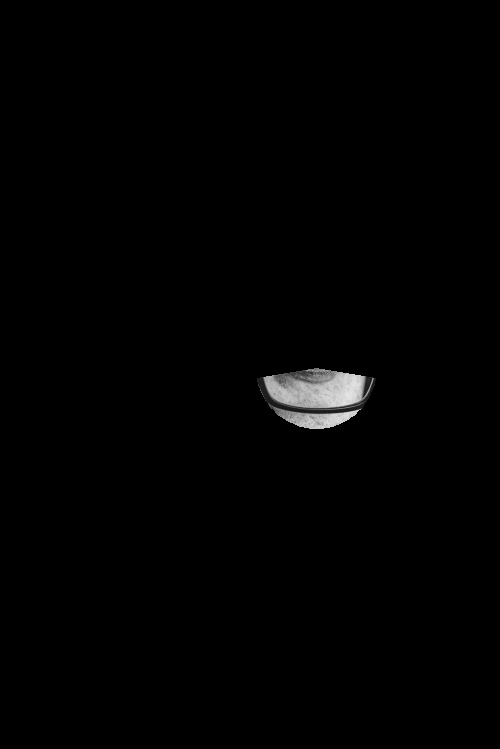
#> input picture k-mean/eye.jpg, 500 x 749 px
$ python k-mean.py
#> lines starting #> are read from the running program, lines starting #| are printed output that depends on the picture; after the words box and inside, x2 and y2 are one past the last pixel; in counts of white or black regions, pixels touching at a corner belong together
### k-mean/utils.py
# import the necessary packages
import numpy as np
import cv2
def centroid_histogram(clt):
	# grab the number of different clusters and create a histogram
	# based on the number of pixels assigned to each cluster
	numLabels = np.arange(0, len(np.unique(clt.labels_)) + 1)
	(hist, _) = np.histogram(clt.labels_, bins = numLabels)
	# normalize the histogram, such that it sums to one
	hist = hist.astype("float")
	hist /= hist.sum()
	# return the histogram
	return hist


def plot_colors(hist, centroids):
	# initialize the bar chart representing the relative frequency
	# of each of the colors
	bar = np.zeros((50, 300, 3), dtype = "uint8")
	startX = 0
	# loop over the percentage of each cluster and the color of
	# each cluster
	for (percent, color) in zip(hist, centroids):
		# plot the relative percentage of each cluster
		endX = startX + (percent * 300)
		cv2.rectangle(bar, (int(startX), 0), (int(endX), 50),
			color.astype("uint8").tolist(), -1)
		startX = endX

	# return the bar chart
	return bar


### k-mean/k-mean.py
# import the necessary packages
from sklearn.cluster import KMeans
import matplotlib.pyplot as plt
import argparse
import utils
import cv2

image = cv2.imread('eye.jpg')
#> image is the input picture: shape (749, 500, 3); min 0, max 229, mean 2
image = cv2.cvtColor(image, cv2.COLOR_BGR2RGB)
# show our image
plt.figure()
plt.axis("off")
plt.imshow(image)


image = image.reshape((image.shape[0] * image.shape[1], 3))

# cluster the pixel intensities
clt = KMeans(n_clusters = 2)
clt.fit(image)


# build a histogram of clusters and then create a figure
# representing the number of pixels labeled to each color
hist = utils.centroid_histogram(clt)
bar = utils.plot_colors(hist, clt.cluster_centers_)
#> after the loop in plot_colors, `for (percent, color) in zip(hist, centroids):`:
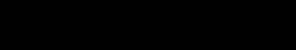
#> bar: shape (50, 300, 3); values 0 (black) and 174 (white), 1.3% white; 1 white region, box (x1, y1, x2, y2) and area: (296, 0, 300, 50) 200
# show our color bart
plt.figure()
plt.axis("off")
plt.imshow(bar)
plt.show()
